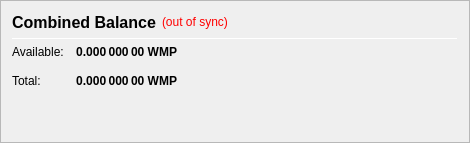
                   <widget class="QFrame" name="frame_CombinedBalances">
                    <property name="minimumSize">
                     <size>
                      <width>470</width>
                      <height>0</height>
                     </size>
                    </property>
                    <property name="frameShape">
                     <enum>QFrame::StyledPanel</enum>
                    </property>
                    <property name="frameShadow">
                     <enum>QFrame::Raised</enum>
                    </property>
                    <layout class="QVBoxLayout" name="verticalLayout_5">
                     <item>
                      <layout class="QHBoxLayout" name="horizontalLayout_5" stretch="0,0,0">
                       <item>
                        <widget class="QLabel" name="label_5z">
                         <property name="minimumSize">
                          <size>
                           <width>0</width>
                           <height>20</height>
                          </size>
                         </property>
                         <property name="font">
                          <font>
                           <pointsize>12</pointsize>
                           <weight>75</weight>
                           <bold>true</bold>
                          </font>
                         </property>
                         <property name="toolTip">
                          <string>Combined Balance (including unconfirmed and immature coins)</string>
                         </property>
                         <property name="text">
                          <string>Combined Balance</string>
                         </property>
                        </widget>
                       </item>
                       <item>
                        <widget class="QLabel" name="labelWalletStatus">
                         <property name="cursor">
                          <cursorShape>WhatsThisCursor</cursorShape>
                         </property>
                         <property name="toolTip">
                          <string>The displayed information may be out of date. Your wallet automatically synchronizes with the WMP network after a connection is established, but this process has not completed yet.</string>
                         </property>
                         <property name="styleSheet">
                          <string notr="true">QLabel { color: red; }</string>
                         </property>
                         <property name="text">
                          <string notr="true">(out of sync)</string>
                         </property>
                         <property name="alignment">
                          <set>Qt::AlignLeading|Qt::AlignLeft|Qt::AlignVCenter</set>
                         </property>
                        </widget>
                       </item>
                       <item>
                        <spacer name="horizontalSpacer_1">
                         <property name="orientation">
                          <enum>Qt::Horizontal</enum>
                         </property>
                         <property name="sizeHint" stdset="0">
                          <size>
                           <width>40</width>
                           <height>20</height>
                          </size>
                         </property>
                        </spacer>
                       </item>
                      </layout>
                     </item>
                     <item>
                      <widget class="Line" name="line_CombinedBalance">
                       <property name="minimumSize">
                        <size>
                         <width>0</width>
                         <height>1</height>
                        </size>
                       </property>
                       <property name="maximumSize">
                        <size>
                         <width>16777215</width>
                         <height>1</height>
                        </size>
                       </property>
                       <property name="orientation">
                        <enum>Qt::Horizontal</enum>
                       </property>
                      </widget>
                     </item>
                     <item>
                      <layout class="QGridLayout" name="gridLayout_3">
                       <property name="spacing">
                        <number>12</number>
                       </property>
                       <item row="1" column="0">
                        <widget class="QLabel" name="labelBalanceTextz">
                         <property name="text">
                          <string>Available:</string>
                         </property>
                        </widget>
                       </item>
                       <item row="1" column="1">
                        <widget class="QLabel" name="labelBalancez">
                         <property name="font">
                          <font>
                           <weight>75</weight>
                           <bold>true</bold>
                          </font>
                         </property>
                         <property name="cursor">
                          <cursorShape>IBeamCursor</cursorShape>
                         </property>
                         <property name="toolTip">
                          <string>Your current spendable balance</string>
                         </property>
                         <property name="text">
                          <string notr="true">0.000 000 00 WMP</string>
                         </property>
                         <property name="alignment">
                          <set>Qt::AlignRight|Qt::AlignTrailing|Qt::AlignVCenter</set>
                         </property>
                         <property name="textInteractionFlags">
                          <set>Qt::LinksAccessibleByMouse|Qt::TextSelectableByKeyboard|Qt::TextSelectableByMouse</set>
                         </property>
                        </widget>
                       </item>
                       <item row="2" column="0">
                        <widget class="QLabel" name="labelTotalTextz">
                         <property name="text">
                          <string>Total:</string>
                         </property>
                        </widget>
                       </item>
                       <item row="2" column="1">
                        <widget class="QLabel" name="labelTotalz">
                         <property name="font">
                          <font>
                           <weight>75</weight>
                           <bold>true</bold>
                          </font>
                         </property>
                         <property name="cursor">
                          <cursorShape>IBeamCursor</cursorShape>
                         </property>
                         <property name="toolTip">
                          <string>Total Balance, including all unavailable coins.</string>
                         </property>
                         <property name="text">
                          <string notr="true">0.000 000 00 WMP</string>
                         </property>
                         <property name="alignment">
                          <set>Qt::AlignRight|Qt::AlignTrailing|Qt::AlignVCenter</set>
                         </property>
                         <property name="textInteractionFlags">
                          <set>Qt::LinksAccessibleByMouse|Qt::TextSelectableByKeyboard|Qt::TextSelectableByMouse</set>
                         </property>
                        </widget>
                       </item>
                       <item row="2" column="3">
                        <spacer name="horizontalSpacer_2">
                         <property name="orientation">
                          <enum>Qt::Horizontal</enum>
                         </property>
                         <property name="sizeHint" stdset="0">
                          <size>
                           <width>40</width>
                           <height>20</height>
                          </size>
                         </property>
                        </spacer>
                       </item>
                      </layout>
                     </item>
                     <item>
                      <spacer name="verticalSpacer_1">
                       <property name="orientation">
                        <enum>Qt::Vertical</enum>
                       </property>
                       <property name="sizeHint" stdset="0">
                        <size>
                         <width>20</width>
                         <height>40</height>
                        </size>
                       </property>
                      </spacer>
                     </item>
                    </layout>
                   </widget>
